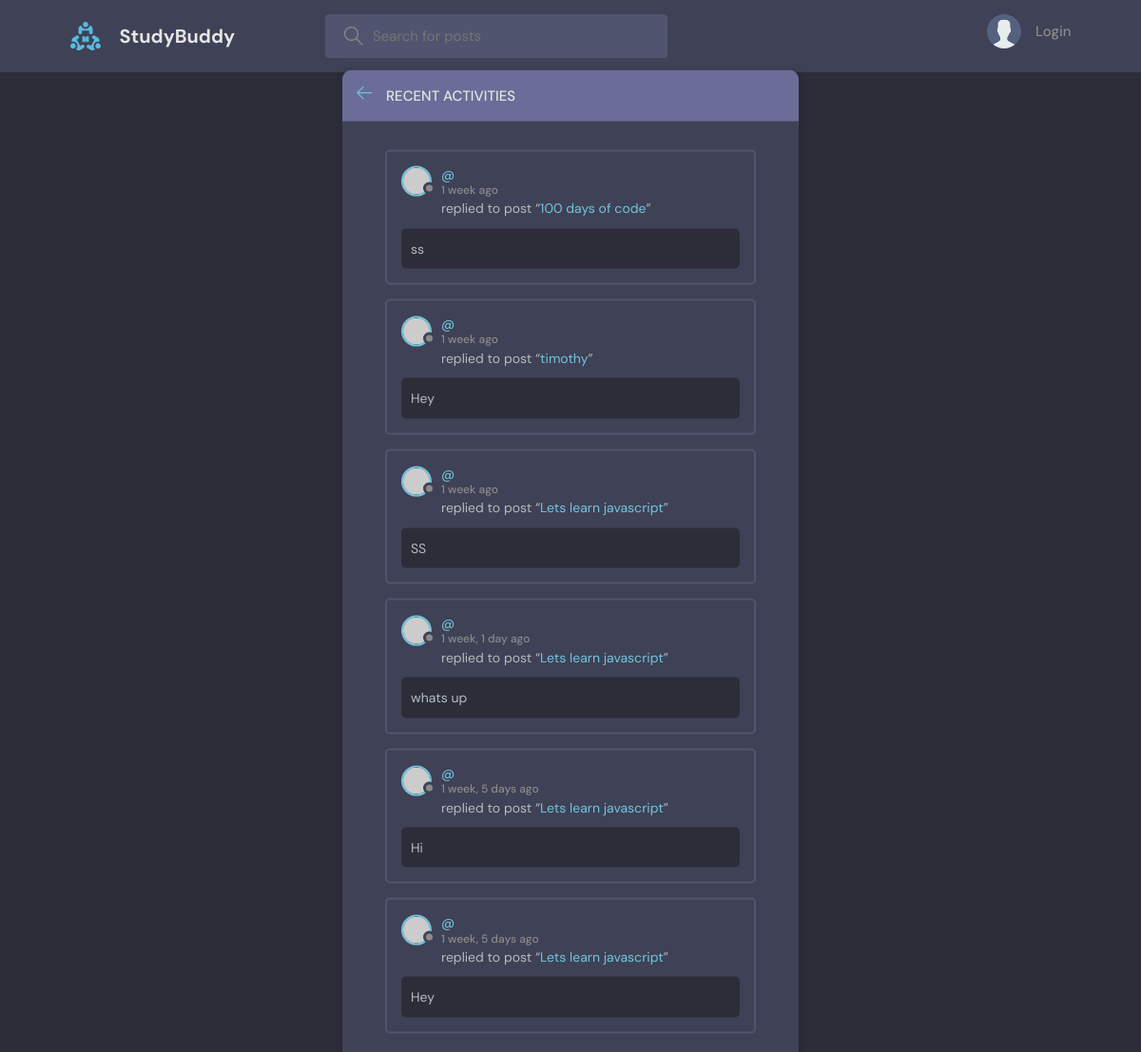
Page /activity/ on the earlier database version.
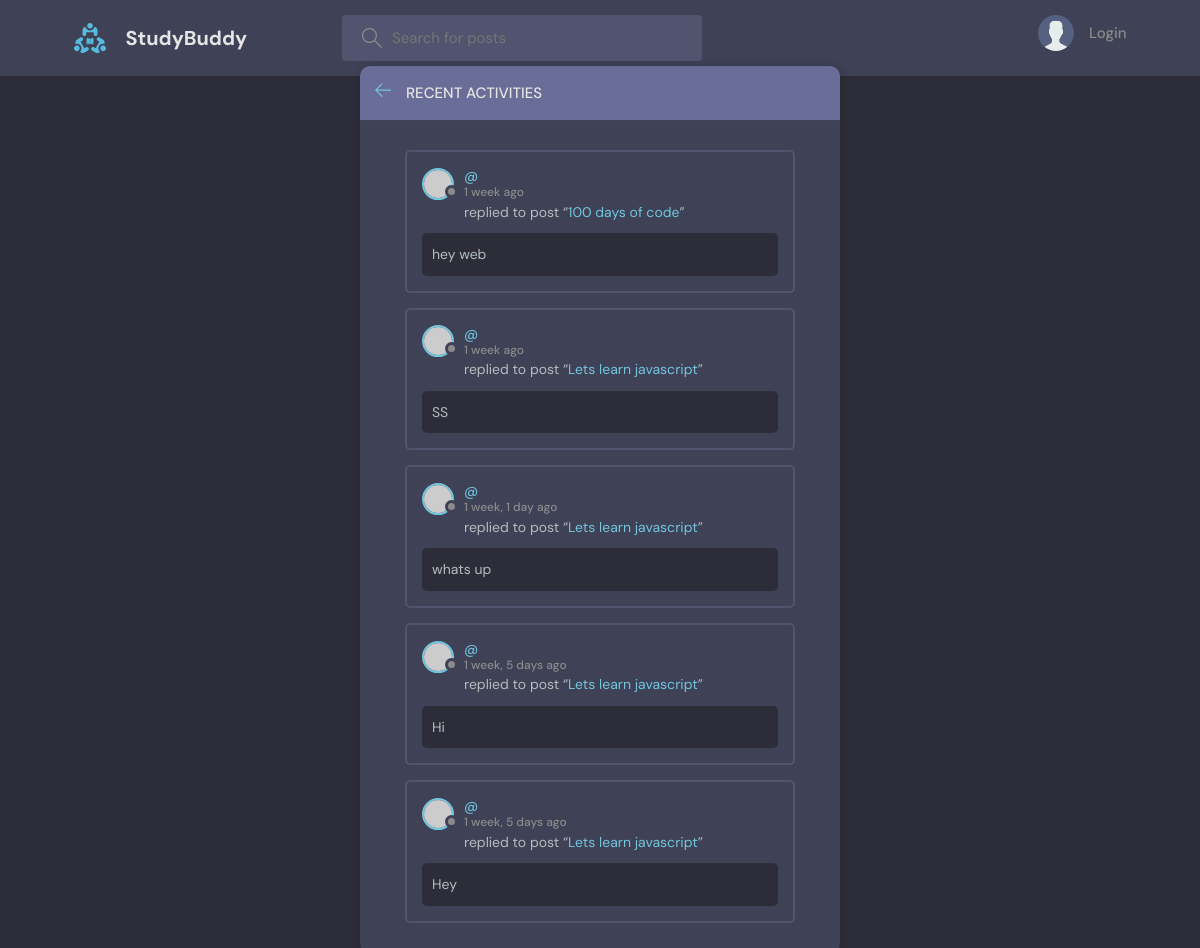
Same page on the later database version.
### base/models.py (models this page shows, shortened)
class Message(models.Model):
        user= models.ForeignKey(User, on_delete=models.CASCADE)
        room = models.ForeignKey(Room, on_delete=models.CASCADE) #if there is an error check here the Room throws an error if not ''
        body =models.TextField()
        updated =models.DateTimeField(auto_now=True)
        created = models.DateTimeField(auto_now_add=True)
        class Meta:
            ordering =['-updated', '-created'] #'-' makes it reverse order(newest at the top), no dash means it is decending order

class Room(models.Model):
    host= models.ForeignKey(User, on_delete=models.SET_NULL, null=True)
    topic= models.ForeignKey(Topic, on_delete=models.SET_NULL, null=True)
    name = models.CharField(max_length = 200)
    description= models.TextField(null=True, blank=True)
    participants = models.ManyToManyField(User, blank=True, related_name='room_participants')
    updated =models.DateTimeField(auto_now=True)
    created = models.DateTimeField(auto_now_add=True)
    class Meta:
        ordering =['-updated', '-created'] #'-' makes it reverse order(newest at the top), no dash means it is decending order

### base/views.py (the view)
# urls.py: path('activity/', views.activityPage, name="activity")
def activityPage(request):
    room_messages = Message.objects.all()
    return render(request, 'base/activity.html', {'room_messages': room_messages})

### base/templates/base/activity.html (shortened to what this page needs)
{% extends 'main.html'%}
{%block content%}
    <main class="layout">
      <div class="container">
        <div class="layout__box">
          <div class="layout__boxHeader">
            <div class="layout__boxTitle">
              <a href="{%url 'home'%}">
                <svg version="1.1" xmlns="http://www.w3.org/2000/svg" width="32" height="32" viewBox="0 0 32 32">
                  <title>arrow-left</title>
                  <path
                    d="M13.723 2.286l-13.723 13.714 13.719 13.714 1.616-1.611-10.96-10.96h27.625v-2.286h-27.625l10.965-10.965-1.616-1.607z"
                  ></path>
                </svg>
              </a>
              <h3>Recent Activities</h3>
            </div>
          </div>
          <div class="activities-page layout__body">
            {%for message in room_messages%}
            <div class="activities__box">
              <div class="activities__boxHeader roomListRoom__header">
                <a href="{%url 'user-profile' message.user.id%}" class="roomListRoom__author">
                  <div class="avatar avatar--small">
                    <img src="https://randomuser.me/api/portraits/women/11.jpg" />
                  </div>
                  <p>
                    @{{user.username}}
                    <span> {{message.created|timesince}} ago</span>
                  </p>
                </a>
              </div>
              <div class="activities__boxContent">
                <p>replied to post “<a href="{% url 'room' message.room.id %}">{{message.room.name}}</a>”</p>
                <div class="activities__boxRoomContent">
                  {{message.body}}
                </div>
              </div>
            </div>
            {% endfor %}
          </div>
        </div>
      </div>
    </main>
 {% endblock content %}

Differences in the rows shown:
removed Message: created "1 week", room.name "100 days of code", body "ss"
removed Message: created "1 week", room.name "timothy", body "Hey"
added Message: created "1 week", room.name "100 days of code", body "hey web"
